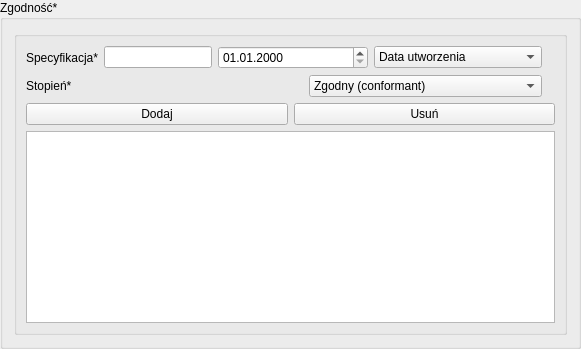
          <widget class="QgsCollapsibleGroupBox" name="mGroupBox_7">
           <property name="sizePolicy">
            <sizepolicy hsizetype="Preferred" vsizetype="Preferred">
             <horstretch>1</horstretch>
             <verstretch>0</verstretch>
            </sizepolicy>
           </property>
           <property name="title">
            <string>Zgodność*</string>
           </property>
           <property name="collapsed">
            <bool>true</bool>
           </property>
           <layout class="QVBoxLayout" name="verticalLayout_2">
            <property name="sizeConstraint">
             <enum>QLayout::SetDefaultConstraint</enum>
            </property>
            <item>
             <widget class="QGroupBox" name="verticalGroupBox">
              <layout class="QVBoxLayout" name="verticalLayout_3">
               <item>
                <layout class="QHBoxLayout">
                 <item>
                  <widget class="QLabel" name="e18_lbl">
                   <property name="text">
                    <string>Specyfikacja*</string>
                   </property>
                  </widget>
                 </item>
                 <item>
                  <widget class="QgsFilterLineEdit" name="e18_lineEdit">
                   <property name="qgisRelation" stdset="0">
                    <string notr="true"/>
                   </property>
                  </widget>
                 </item>
                 <item>
                  <widget class="QgsDateTimeEdit" name="e18_dateTimeEdit">
                   <property name="minimumSize">
                    <size>
                     <width>150</width>
                     <height>0</height>
                    </size>
                   </property>
                   <property name="maximumDate">
                    <date>
                     <year>2100</year>
                     <month>12</month>
                     <day>31</day>
                    </date>
                   </property>
                   <property name="minimumDate">
                    <date>
                     <year>1900</year>
                     <month>1</month>
                     <day>1</day>
                    </date>
                   </property>
                   <property name="displayFormat">
                    <string>dd.MM.yyyy</string>
                   </property>
                  </widget>
                 </item>
                 <item>
                  <widget class="QComboBox" name="e18_cmbbx">
                   <item>
                    <property name="text">
                     <string>Data utworzenia</string>
                    </property>
                   </item>
                   <item>
                    <property name="text">
                     <string>Data opublikowania</string>
                    </property>
                   </item>
                   <item>
                    <property name="text">
                     <string>Data ostatniej aktualizacji</string>
                    </property>
                   </item>
                  </widget>
                 </item>
                 <item>
                  <widget class="QLabel" name="e18_tooltip">
                   <property name="toolTip">
                    <string>Przytoczenie przepisów lub innej specyfikacji, której odpowiada zbiór danych przestrzennych. 
&lt;br&gt;
Przytoczenie powinno obejmować co najmniej:
&lt;br&gt;•	tytuł,
&lt;br&gt;•	datę odniesienia.
&lt;br&gt;
&lt;br&gt;Należy przytoczyć co najmniej: 
&lt;br&gt;1.	Rozporządzenie Komisji (UE) Nr 1089/2010 z dnia 23 listopada 2010 r. w sprawie wykonania dyrektywy 2007/2/WE Parlamentu Europejskiego i Rady w zakresie interoperacyjności zbiorów i usług danych przestrzennych z późn. zm.
&lt;br&gt;2.	Specyfikację danych dla tematu „zagospodarowanie przestrzenne” - D2.8.III.4 Data Specification on Land Use – Technical Guidelines
&lt;br&gt;3.	Rozporządzenie Ministra Rozwoju w sprawie zbiorów danych przestrzennych oraz metadanych w zakresie zagospodarowania przestrzennego.
&lt;br&gt;4.	Specyfikację danych „Planowanie przestrzenne”
</string>
                   </property>
                   <property name="text">
                    <string/>
                   </property>
                   <property name="pixmap">
                    <pixmap>../../../../../../../../../../../../../../../img/info1.png</pixmap>
                   </property>
                  </widget>
                 </item>
                </layout>
               </item>
               <item>
                <layout class="QHBoxLayout">
                 <item>
                  <widget class="QLabel" name="e19_lbl">
                   <property name="text">
                    <string>Stopień*</string>
                   </property>
                  </widget>
                 </item>
                 <item>
                  <spacer name="horizontalSpacer_7">
                   <property name="orientation">
                    <enum>Qt::Horizontal</enum>
                   </property>
                   <property name="sizeHint" stdset="0">
                    <size>
                     <width>40</width>
                     <height>20</height>
                    </size>
                   </property>
                  </spacer>
                 </item>
                 <item>
                  <widget class="QComboBox" name="e19_cmbbx">
                   <item>
                    <property name="text">
                     <string>Zgodny (conformant)</string>
                    </property>
                   </item>
                   <item>
                    <property name="text">
                     <string>Niezgodny (notConformant)</string>
                    </property>
                   </item>
                   <item>
                    <property name="text">
                     <string>Brak oceny zgodności (notEvaluated)</string>
                    </property>
                   </item>
                  </widget>
                 </item>
                 <item>
                  <widget class="QLabel" name="e19_tooltip">
                   <property name="toolTip">
                    <string>Stopień zgodności zbioru danych przestrzennych z przepisami przytoczonymi w ramach elementu E18 (specyfikacja).</string>
                   </property>
                   <property name="text">
                    <string/>
                   </property>
                   <property name="pixmap">
                    <pixmap>../../../../../../../../../../../../../../../img/info1.png</pixmap>
                   </property>
                  </widget>
                 </item>
                </layout>
               </item>
               <item>
                <layout class="QHBoxLayout">
                 <item>
                  <widget class="QPushButton" name="e18_add_btn">
                   <property name="text">
                    <string>Dodaj</string>
                   </property>
                  </widget>
                 </item>
                 <item>
                  <widget class="QPushButton" name="e18_remove_btn">
                   <property name="text">
                    <string>Usuń</string>
                   </property>
                  </widget>
                 </item>
                </layout>
               </item>
               <item>
                <widget class="QListWidget" name="e18_listWidget">
                 <property name="sortingEnabled">
                  <bool>false</bool>
                 </property>
                </widget>
               </item>
              </layout>
             </widget>
            </item>
           </layout>
          </widget>
